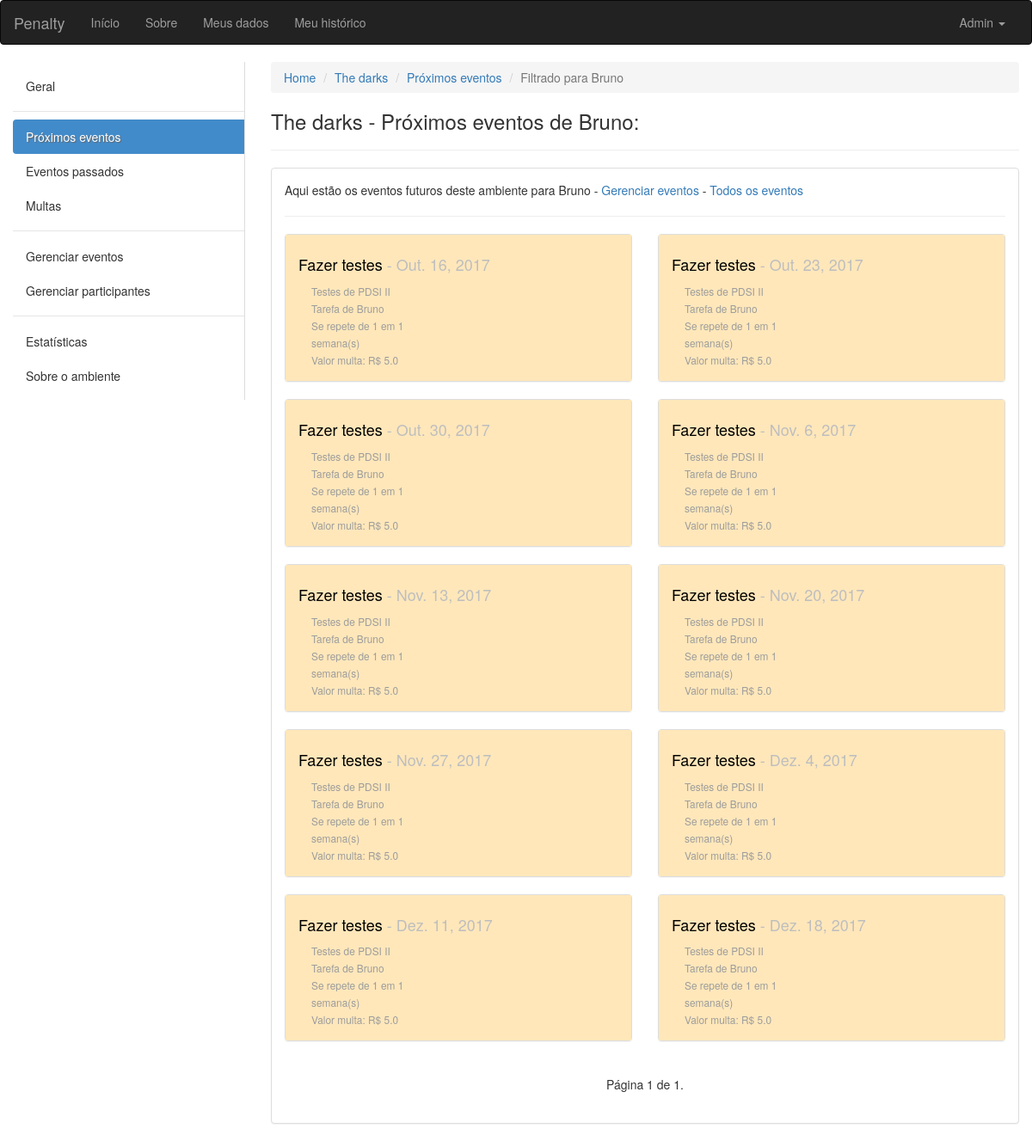
Page /ambiente/2/proximos/bruno/ (signed in) on the committed database.
### ambiente/models.py (models this page shows, shortened)
class Ambiente(models.Model):
	nome = models.CharField(max_length=100, verbose_name='Nome', null=False, blank=False)
	descricao = models.CharField(max_length=100, verbose_name='Descrição', null=True, blank=False)
	endereco = models.CharField(max_length=150, verbose_name='Endereço', null=True, blank=False)
	criador = models.ForeignKey(User, verbose_name='Criador', null=False, blank=False, related_name='+')
	data_criacao = models.DateTimeField(default=timezone.now)
	participantes = models.ManyToManyField(User, verbose_name='Participantes', blank=True, related_name='+')

class Evento(models.Model):
	INTERVALOS = (
        ('D', 'Dias'),
        ('S', 'Semanas'),
        ('M', 'Meses'),
    )
	nome = models.CharField(max_length=100, verbose_name='Nome', null=False, blank=False)
	descricao = models.CharField(max_length=100, verbose_name='Descrição', null=True, blank=False)
	criador = models.ForeignKey(User, verbose_name='Criador', null=False, blank=False, related_name='+', default=1)
	responsavel = models.ForeignKey(User, verbose_name='Responsavel pela tarefa', null=False, blank=False, related_name='+', default=1)
	ambiente = models.ForeignKey(Ambiente, verbose_name='Ambiente', null=False, blank=False, related_name='+')
	data_inicio = models.DateField(default=date.today)
	data_fim = models.DateField(verbose_name='Data de término')
	dia_evento = models.DateField()
	id_agrupador = models.IntegerField()
	valor_multa = models.FloatField(verbose_name='Valor da multa', blank=False, default=2.0)
	quantidade_intervalos_repeticao = models.IntegerField(verbose_name='Se repete em')
	intervalo = models.CharField(max_length=40, choices=INTERVALOS, null=False, blank=False)
	solicitacao_de_validacao = models.BooleanField(default=False)
	momento_da_solicitacao = models.DateTimeField(blank=True, null=True)

### ambiente/views.py (the view)
# urls.py: url(r'^(?P<pkambiente>[0-9]+)/proximos/(?P<username>[\w.@+-]+)/$', views.proximos_eventos_por_participante, name='proximos_eventos_por_participante'),
def proximos_eventos_por_participante(request, pkambiente, username):
	ambiente = get_object_or_404(Ambiente, pk=pkambiente)
	get_object_or_404(ambiente.participantes, pk=request.user.pk)
	tarefas = Evento.objects.filter(ambiente=ambiente).filter(dia_evento__gt=date.today()).filter(responsavel=get_object_or_404(User, username=username)).order_by('dia_evento')
	paginator = Paginator(tarefas, 14) # Mostra 15 contatos por página
	try:
		page = int(request.GET.get('page', '1'))
	except ValueError:
		page = 1
	try:
		lista = paginator.page(page)
	except (EmptyPage, InvalidPage):
		lista = paginator.page(paginator.num_pages)
	return render(request, 'proximos_eventos_por_participante.html', {'ambiente':ambiente, 'eventos':lista, 'participante':get_object_or_404(User, username=username)})

### ambiente/templatetags/aux_tags.py (called while the page is built)
@register.filter(name='typedata')
def typedata(value):
	if value == "D":
		return "dia(s)"
	elif value == "S":
		return "semana(s)"
	return "mes(es)"

@register.filter(name='coment')
def coment(value):
	return len(ComentariosDeEventos.objects.filter(evento=value))

### ambiente/templates/proximos_eventos_por_participante.html (shortened to what this page needs)
{% extends "base.html" %}
{% load aux_tags %}
{% block conteudo %}
<div class="container-fluid">
	<div class="row">
		<div class="col-sm-3">
		    <nav class="nav-sidebar">
		        <ul class="nav">
		            <li><a href="{% url 'ambiente:ambiente' ambiente.pk %}">Geral</a></li>
		            <li class="nav-divider"></li>
		            <li class="active"><a href="{% url 'ambiente:proximos_eventos' ambiente.pk %}">Próximos eventos</a></li>
		            <li><a href="{% url 'ambiente:eventos_passados' ambiente.pk %}">Eventos passados</a></li>
		            <li><a href="{% url 'ambiente:eventos_multados' ambiente.pk %}">Multas</a></li>
		            <li class="nav-divider"></li>
		            <li><a href="{% url 'ambiente:eventos' ambiente.pk %}">Gerenciar eventos</a></li>
		            <li><a href="{% url 'ambiente:participantes' ambiente.pk %}">Gerenciar participantes</a></li>
		            <li class="nav-divider"></li>
		            <li><a href="javascript:;">Estatísticas</a></li>
		            <li><a href="javascript:;">Sobre o ambiente</a></li>
		        </ul>
		    </nav>
		</div>
	<div class="col-sm-9">
		<ol class="breadcrumb">
		  <li><a href="#">Home</a></li>
		  <li><a href="{% url 'ambiente:ambiente' ambiente.pk %}">{{ ambiente.nome }}</a></li>
		  <li><a href="{% url 'ambiente:proximos_eventos' ambiente.pk %}">Próximos eventos</a></li>
		  <li class="active">Filtrado para {{ participante.first_name }}</li>
		</ol>
		<h3>{{ ambiente.nome }} - Próximos eventos de {{ participante.first_name }}:</h3>
		<hr>
		<div class="panel panel-default">
		  <div class="panel-body">
		  <p>Aqui estão os eventos futuros deste ambiente para {{ participante.first_name }} - <a href="{% url 'ambiente:eventos' ambiente.pk %}">Gerenciar eventos</a> - <a href="{% url 'ambiente:proximos_eventos' ambiente.pk %}">Todos os eventos</a></p>
		  <hr>
		  <div class="row">
		  {% for evento in eventos %}
		  <div class="col-xs-12 col-sm-12 col-md-12 col-lg-6">
		  	<div class="panel panel-default">
		  	  {% if evento.intervalo == "D" %}
		  	  	<div class="panel-body dias">
		  	  {% elif evento.intervalo == "S" %}
		  	  	<div class="panel-body semanas">
		  	  {% else %}
		  	    <div class="panel-body meses">
		  	  {% endif %}
			    <h4><a href="{% url 'ambiente:tarefa' ambiente.pk evento.pk %}" class="titulopindex">{{ evento.nome }}</a><span class="pCinza"> - {{ evento.dia_evento }}</span></h4>
			    <div class="col-xs-12 col-sm-12 col-md-6 col-lg-6">
			    	<small class="pCinzaUser">
				    	{{ evento.descricao }}<br>
				    	Tarefa de {{ evento.responsavel.first_name }}<br>
				    	Se repete de {{ evento.quantidade_intervalos_repeticao }} em {{ evento.quantidade_intervalos_repeticao }} {{ evento.intervalo|typedata }}<br>
				    	Valor multa: R$ {{ evento.valor_multa }}<br>
			    	</small>
			    </div>
			    <div class="col-xs-12 col-sm-12 col-md-6 col-lg-6">
			    </div>
			  </div>
			</div>
		  </div>
		  {% empty %}
		  	<div class="container">
		  		<p>Não há nenhuma tarefa futura neste ambiente.</p>
		  	</div>
		  {% endfor %}
		  </div>
		  <div class="col-sm-6 col-sm-offset-3">
		  <nav aria-label="Page navigation">
			  <ul class="pager">
			    Página {{ eventos.number }} de {{ eventos.paginator.num_pages }}.
			  </ul>
			</nav>
			</div>
		  </div>
		</div>
	</div>
</div>
{% endblock conteudo %}

### core/templates/base.html (shortened to what this page needs)
{% load staticfiles %}
<!DOCTYPE html>
<html lang="pt-br">
  <head>
    <link rel="stylesheet" href="{% static 'css/bootstrap.min.css' %}">
    <link rel="stylesheet" href="{% static 'css/custom.css' %}">
  </head>
  <body>
    <nav class="navbar navbar-inverse">
      <div class="container-fluid">
      <div class="navbar-header">
        <a class="navbar-brand" href="/">Penalty</a>
      </div>
      <div class="collapse navbar-collapse" id="bs-example-navbar-collapse-1">
        <ul class="nav navbar-nav">
          <li><a href="/">Início</a></li>
          <li><a href="#">Sobre</a></li>
          <li><a href="#">Meus dados</a></li>
          <li><a href="#">Meu histórico</a></li>
        </ul>
        {% if request.user.is_authenticated %}
        <ul class="nav navbar-nav navbar-right">
          <li class="dropdown">
            <a href="#" class="dropdown-toggle" data-toggle="dropdown" role="button" aria-haspopup="true" aria-expanded="false">{{ request.user.first_name }} <span class="caret"></span></a>
          </li>
        </ul>
        {% endif %}
      </div>
    </div>
    </nav>
    {% block conteudo %}
    {% endblock conteudo %}
  </body>
</html>

### core/static/css/custom.css (style rules this page uses)
.nav-sidebar { width: 100%; padding: 8px 0; border-right: 1px solid #ddd; }
.nav-sidebar a { color: #333; -webkit-transition: all 0.08s linear; -moz-transition: all 0.08s linear; -o-transition: all 0.08s linear; transition: all 0.08s linear; -webkit-border-radius: 4px 0 0 4px; -moz-border-radius: 4px 0 0 4px; border-radius: 4px 0 0 4px; }
.nav-sidebar .active a { cursor: default; background-color: #428bca; color: #fff; text-shadow: 1px 1px 1px #666; }
.semanas { background-color: #FFE7BA; }
.pCinza { color: #BEBEBE; }
.pCinzaUser { color: #9C9C9C; }
.titulopindex { color: #000000; }

### rows in the picture
Ambiente: nome "The darks"
Evento: nome "Fazer testes", dia_evento "Out. 16, 2017", descricao "Testes de PDSI II", responsavel.first_name "Bruno", quantidade_intervalos_repeticao "1", intervalo|typedata "semana(s)", valor_multa "5.0"
Evento: nome "Fazer testes", dia_evento "Out. 23, 2017", descricao "Testes de PDSI II", responsavel.first_name "Bruno", quantidade_intervalos_repeticao "1", intervalo|typedata "semana(s)", valor_multa "5.0"
Evento: nome "Fazer testes", dia_evento "Out. 30, 2017", descricao "Testes de PDSI II", responsavel.first_name "Bruno", quantidade_intervalos_repeticao "1", intervalo|typedata "semana(s)", valor_multa "5.0"
Evento: nome "Fazer testes", dia_evento "Nov. 6, 2017", descricao "Testes de PDSI II", responsavel.first_name "Bruno", quantidade_intervalos_repeticao "1", intervalo|typedata "semana(s)", valor_multa "5.0"
Evento: nome "Fazer testes", dia_evento "Nov. 13, 2017", descricao "Testes de PDSI II", responsavel.first_name "Bruno", quantidade_intervalos_repeticao "1", intervalo|typedata "semana(s)", valor_multa "5.0"
Evento: nome "Fazer testes", dia_evento "Nov. 20, 2017", descricao "Testes de PDSI II", responsavel.first_name "Bruno", quantidade_intervalos_repeticao "1", intervalo|typedata "semana(s)", valor_multa "5.0"
Evento: nome "Fazer testes", dia_evento "Nov. 27, 2017", descricao "Testes de PDSI II", responsavel.first_name "Bruno", quantidade_intervalos_repeticao "1", intervalo|typedata "semana(s)", valor_multa "5.0"
Evento: nome "Fazer testes", dia_evento "Dez. 4, 2017", descricao "Testes de PDSI II", responsavel.first_name "Bruno", quantidade_intervalos_repeticao "1", intervalo|typedata "semana(s)", valor_multa "5.0"
Evento: nome "Fazer testes", dia_evento "Dez. 11, 2017", descricao "Testes de PDSI II", responsavel.first_name "Bruno", quantidade_intervalos_repeticao "1", intervalo|typedata "semana(s)", valor_multa "5.0"
Evento: nome "Fazer testes", dia_evento "Dez. 18, 2017", descricao "Testes de PDSI II", responsavel.first_name "Bruno", quantidade_intervalos_repeticao "1", intervalo|typedata "semana(s)", valor_multa "5.0"

### other values in the picture
{{ request.user.first_name }} "Admin"
{{ participante.first_name }} "Bruno"
{{ eventos.number }} "1"
{{ eventos.paginator.num_pages }} "1"
